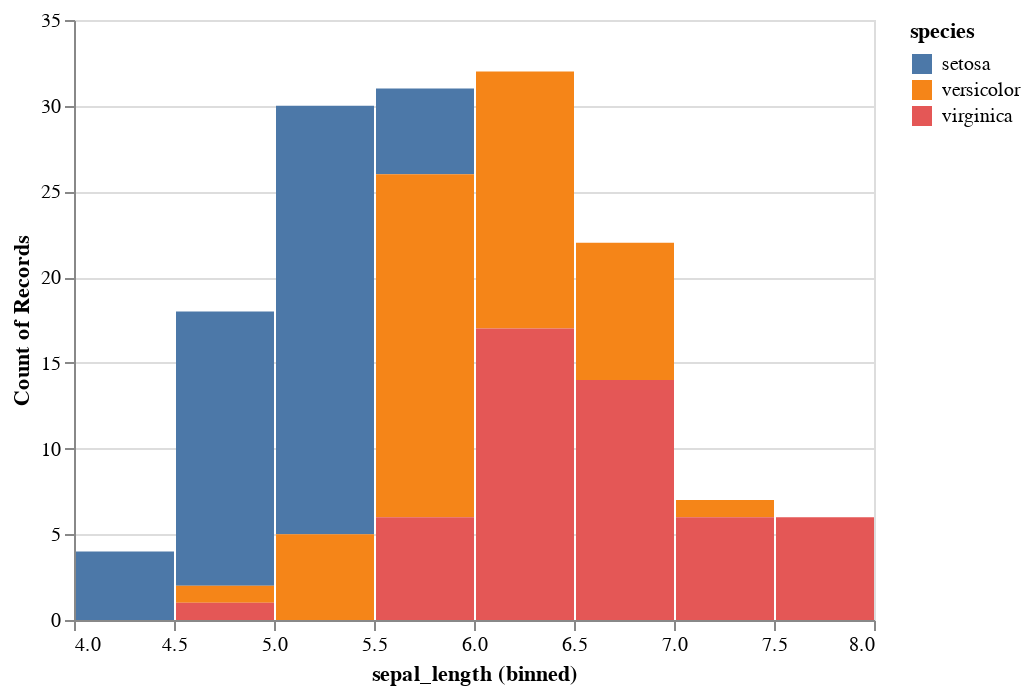

Notebook code cell kept with this figure:
### Code cell
selection = alt.selection_multi(fields=['species'], bind='legend')

alt.Chart(data).mark_bar().encode(
    alt.X("sepal_length:Q", bin=alt.Bin(10)),
    alt.Y('count()'),
    alt.Color('species:N'),
    opacity=alt.condition(selection, alt.value(1), alt.value(0.2))
).add_selection(
    selection
)

### Figure 1 — Vega-Lite specification as saved in the notebook (floating-point values rounded to 4 significant figures; data arrays with more than 128 entries replaced by an {"elided": "..."} marker saying what was removed)
{"config": {"view": {"continuousWidth": 400, "continuousHeight": 300}}, "data": {"name": "data-a4bd480ea976f54878a155ce12ba18ce"}, "mark": "bar", "encoding": {"color": {"type": "nominal", "field": "species"}, "opacity": {"condition": {"value": 1, "selection": "selector001"}, "value": 0.2}, "x": {"type": "quantitative", "bin": {"anchor": 10}, "field": "sepal_length"}, "y": {"type": "quantitative", "aggregate": "count"}}, "selection": {"selector001": {"type": "multi", "fields": ["species"], "bind": "legend"}}, "$schema": "https://vega.github.io/schema/vega-lite/v4.8.1.json", "datasets": {"data-a4bd480ea976f54878a155ce12ba18ce": {"elided": "150 records"}}}
